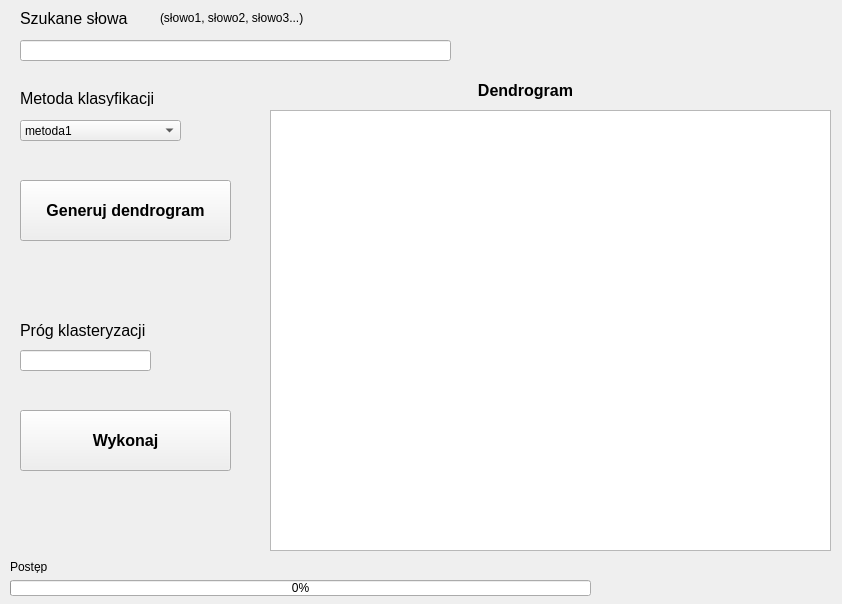
<?xml version="1.0" encoding="UTF-8"?>
<ui version="4.0">
 <class>Form</class>
 <widget class="QWidget" name="Form">
  <property name="geometry">
   <rect>
    <x>0</x>
    <y>0</y>
    <width>842</width>
    <height>604</height>
   </rect>
  </property>
  <property name="font">
   <font>
    <family>MS Sans Serif</family>
   </font>
  </property>
  <property name="windowTitle">
   <string>Form</string>
  </property>
  <widget class="QPushButton" name="pushButton">
   <property name="geometry">
    <rect>
     <x>20</x>
     <y>410</y>
     <width>211</width>
     <height>61</height>
    </rect>
   </property>
   <property name="font">
    <font>
     <pointsize>12</pointsize>
     <weight>75</weight>
     <bold>true</bold>
    </font>
   </property>
   <property name="text">
    <string>Wykonaj</string>
   </property>
  </widget>
  <widget class="QComboBox" name="comboBox">
   <property name="geometry">
    <rect>
     <x>20</x>
     <y>120</y>
     <width>161</width>
     <height>21</height>
    </rect>
   </property>
   <item>
    <property name="text">
     <string>metoda1</string>
    </property>
   </item>
   <item>
    <property name="text">
     <string>metoda2</string>
    </property>
   </item>
   <item>
    <property name="text">
     <string>metoda3</string>
    </property>
   </item>
   <item>
    <property name="text">
     <string>metoda4</string>
    </property>
   </item>
  </widget>
  <widget class="QLabel" name="label">
   <property name="geometry">
    <rect>
     <x>20</x>
     <y>90</y>
     <width>181</width>
     <height>16</height>
    </rect>
   </property>
   <property name="font">
    <font>
     <pointsize>12</pointsize>
    </font>
   </property>
   <property name="text">
    <string>Metoda klasyfikacji</string>
   </property>
  </widget>
  <widget class="QProgressBar" name="progressBar">
   <property name="geometry">
    <rect>
     <x>10</x>
     <y>580</y>
     <width>581</width>
     <height>16</height>
    </rect>
   </property>
   <property name="value">
    <number>0</number>
   </property>
  </widget>
  <widget class="QLabel" name="label_2">
   <property name="geometry">
    <rect>
     <x>10</x>
     <y>560</y>
     <width>46</width>
     <height>13</height>
    </rect>
   </property>
   <property name="text">
    <string>Postęp</string>
   </property>
  </widget>
  <widget class="QLineEdit" name="lineEdit">
   <property name="geometry">
    <rect>
     <x>20</x>
     <y>40</y>
     <width>431</width>
     <height>21</height>
    </rect>
   </property>
  </widget>
  <widget class="QLabel" name="label_3">
   <property name="geometry">
    <rect>
     <x>20</x>
     <y>10</y>
     <width>131</width>
     <height>16</height>
    </rect>
   </property>
   <property name="font">
    <font>
     <pointsize>12</pointsize>
    </font>
   </property>
   <property name="text">
    <string>Szukane słowa</string>
   </property>
  </widget>
  <widget class="QLabel" name="label_4">
   <property name="geometry">
    <rect>
     <x>160</x>
     <y>10</y>
     <width>161</width>
     <height>16</height>
    </rect>
   </property>
   <property name="text">
    <string>(słowo1, słowo2, słowo3...)</string>
   </property>
  </widget>
  <widget class="QGraphicsView" name="graphicsView">
   <property name="geometry">
    <rect>
     <x>270</x>
     <y>110</y>
     <width>561</width>
     <height>441</height>
    </rect>
   </property>
  </widget>
  <widget class="QLabel" name="label_5">
   <property name="geometry">
    <rect>
     <x>460</x>
     <y>80</y>
     <width>131</width>
     <height>21</height>
    </rect>
   </property>
   <property name="font">
    <font>
     <pointsize>12</pointsize>
     <weight>75</weight>
     <bold>true</bold>
    </font>
   </property>
   <property name="text">
    <string>Dendrogram</string>
   </property>
   <property name="alignment">
    <set>Qt::AlignCenter</set>
   </property>
  </widget>
  <widget class="QLabel" name="label_6">
   <property name="geometry">
    <rect>
     <x>20</x>
     <y>320</y>
     <width>171</width>
     <height>21</height>
    </rect>
   </property>
   <property name="font">
    <font>
     <pointsize>12</pointsize>
    </font>
   </property>
   <property name="text">
    <string>Próg klasteryzacji</string>
   </property>
  </widget>
  <widget class="QLineEdit" name="lineEdit_2">
   <property name="geometry">
    <rect>
     <x>20</x>
     <y>350</y>
     <width>131</width>
     <height>21</height>
    </rect>
   </property>
  </widget>
  <widget class="QPushButton" name="pushButton_2">
   <property name="geometry">
    <rect>
     <x>20</x>
     <y>180</y>
     <width>211</width>
     <height>61</height>
    </rect>
   </property>
   <property name="font">
    <font>
     <pointsize>12</pointsize>
     <weight>75</weight>
     <bold>true</bold>
    </font>
   </property>
   <property name="text">
    <string>Generuj dendrogram</string>
   </property>
   <property name="autoExclusive">
    <bool>false</bool>
   </property>
  </widget>
 </widget>
 <resources/>
 <connections/>
</ui>
